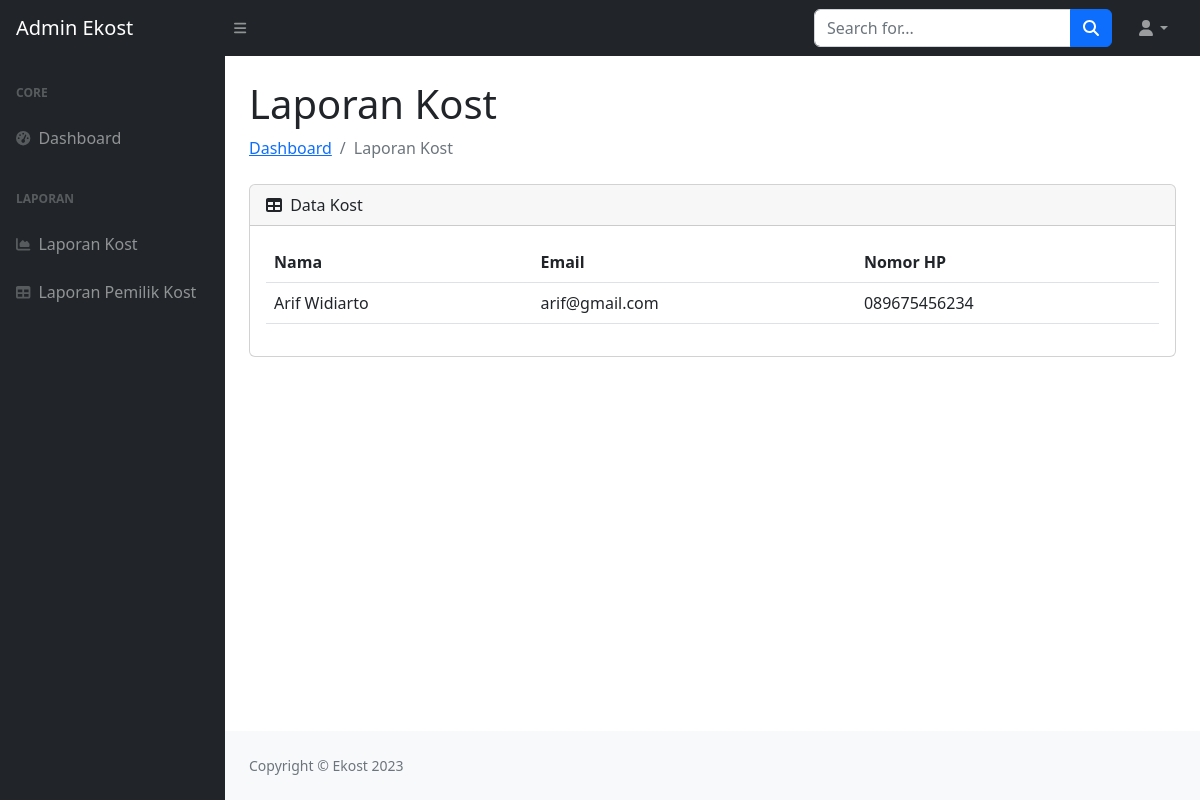
The page /admin/laporanpemilikkost.php on the database as committed earlier.
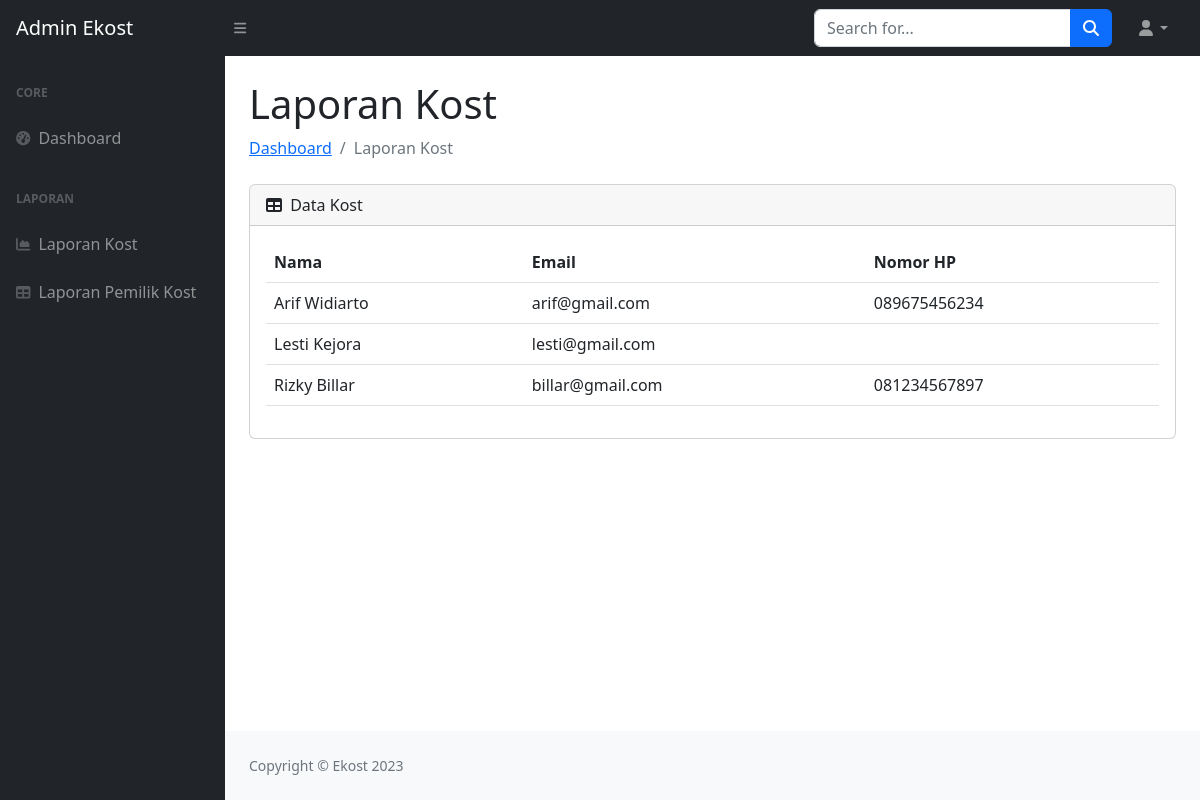
The same page on the database as committed later.
### tables this page shows
CREATE TABLE `tb_account` (
  `id_account` int(10) NOT NULL,
  `nama_account` varchar(255) NOT NULL,
  `email_account` varchar(255) NOT NULL,
  `password_account` varchar(255) NOT NULL,
  `nohp` varchar(255) NOT NULL
);

### admin/laporanpemilikkost.php (the view, shortened to what this page needs)
<?php
$servername = "localhost";
$username = "root";
$password = "";
$dbname = "db_ekost";
$conn = new mysqli($servername, $username, $password, $dbname);
$sql = "SELECT * FROM tb_account";
$result = $conn->query($sql);
?>
<!DOCTYPE html>
<html lang="en">
    <head>
        <link href="https://cdn.jsdelivr.net/npm/simple-datatables@7.1.2/dist/style.min.css" rel="stylesheet" />
        <link href="css/styles.css" rel="stylesheet" />
    </head>
    <body class="sb-nav-fixed">
        <nav class="sb-topnav navbar navbar-expand navbar-dark bg-dark">
            <a class="navbar-brand ps-3" href="index.php">Admin Ekost</a>
            <button class="btn btn-link btn-sm order-1 order-lg-0 me-4 me-lg-0" id="sidebarToggle" href="#!"><i class="fas fa-bars"></i></button>
            <form class="d-none d-md-inline-block form-inline ms-auto me-0 me-md-3 my-2 my-md-0">
                <div class="input-group">
                    <input class="form-control" type="text" placeholder="Search for..." aria-label="Search for..." aria-describedby="btnNavbarSearch" />
                    <button class="btn btn-primary" id="btnNavbarSearch" type="button"><i class="fas fa-search"></i></button>
                </div>
            </form>
            <ul class="navbar-nav ms-auto ms-md-0 me-3 me-lg-4">
                <li class="nav-item dropdown">
                    <a class="nav-link dropdown-toggle" id="navbarDropdown" href="#" role="button" data-bs-toggle="dropdown" aria-expanded="false"><i class="fas fa-user fa-fw"></i></a>
                </li>
            </ul>
        </nav>
        <div id="layoutSidenav">
            <div id="layoutSidenav_nav">
                <nav class="sb-sidenav accordion sb-sidenav-dark" id="sidenavAccordion">
                    <div class="sb-sidenav-menu">
                        <div class="nav">
                            <div class="sb-sidenav-menu-heading">Core</div>
                            <a class="nav-link" href="index.html">
                                <div class="sb-nav-link-icon"><i class="fas fa-tachometer-alt"></i></div>
                                Dashboard
                            </a>
                            <div class="sb-sidenav-menu-heading">Laporan</div>
                            <a class="nav-link" href="laporankost.php">
                                <div class="sb-nav-link-icon"><i class="fas fa-chart-area"></i></div>
                                Laporan Kost
                            </a>
                            <a class="nav-link" href="laporanpemilikkost.php">
                                <div class="sb-nav-link-icon"><i class="fas fa-table"></i></div>
                                Laporan Pemilik Kost
                            </a>
                        </div>
                    </div>
                </nav>
            </div>
            <div id="layoutSidenav_content">
                <main>
                <div class="container-fluid px-4">
                    <h1 class="mt-4">Laporan Kost</h1>
                    <ol class="breadcrumb mb-4">
                        <li class="breadcrumb-item"><a href="index.html">Dashboard</a></li>
                        <li class="breadcrumb-item active">Laporan Kost</li>
                    </ol>
                    <div class="card mb-4">
                        <div class="card-header">
                            <i class="fas fa-table me-1"></i>
                            Data Kost
                        </div>
                        <div class="card-body">
                            <table id="datatablesSimple" class="table">
                                <thead>
                                    <tr>
                                        <th>Nama</th>
                                        <th>Email</th>
                                        <th>Nomor HP</th>
                                    </tr>
                                </thead>
                                <tbody>
                                    <?php
                                    if ($result->num_rows > 0) {
                                        while ($row = $result->fetch_assoc()) {
                                            echo "<tr>
                                                    <td>{$row['nama_account']}</td>
                                                    <td>{$row['email_account']}</td>
                                                    <td>{$row['nohp']}</td>
                                                </tr>";
                                        }
                                    } else {
                                        echo "<tr><td colspan='11'>No data available</td></tr>";
                                    }
                                    ?>
                                </tbody>
                            </table>
                        </div>
                    </div>
                </div>
                </main>
                <footer class="py-4 bg-light mt-auto">
                    <div class="container-fluid px-4">
                        <div class="d-flex align-items-center justify-content-between small">
                            <div class="text-muted">Copyright &copy; Ekost 2023</div>
                        </div>
                    </div>
                </footer>
            </div>
        </div>
    </body>
</html>

Rows that differ between the two databases and show on the page:
added tb_account: nama_account "Lesti Kejora", email_account "lesti@gmail.com"
added tb_account: nama_account "Rizky Billar", email_account "billar@gmail.com", nohp "081234567897"
